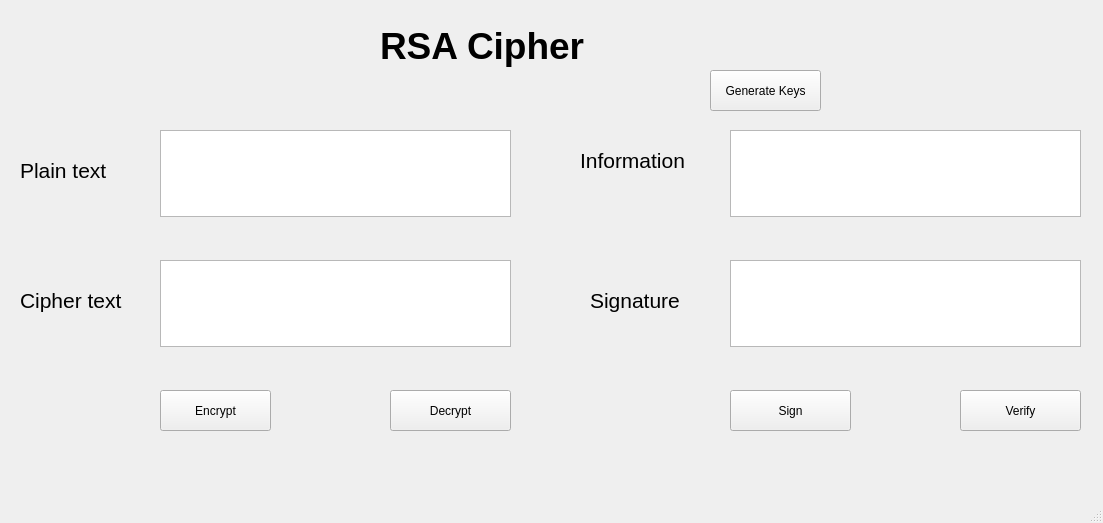
<?xml version="1.0" encoding="UTF-8"?>
<ui version="4.0">
 <class>MainWindow</class>
 <widget class="QMainWindow" name="MainWindow">
  <property name="geometry">
   <rect>
    <x>0</x>
    <y>0</y>
    <width>1103</width>
    <height>523</height>
   </rect>
  </property>
  <property name="windowTitle">
   <string>MainWindow</string>
  </property>
  <widget class="QWidget" name="centralwidget">
   <widget class="QTextEdit" name="txt_plaintext">
    <property name="geometry">
     <rect>
      <x>160</x>
      <y>130</y>
      <width>351</width>
      <height>87</height>
     </rect>
    </property>
   </widget>
   <widget class="QLabel" name="label_2">
    <property name="geometry">
     <rect>
      <x>20</x>
      <y>150</y>
      <width>131</width>
      <height>41</height>
     </rect>
    </property>
    <property name="font">
     <font>
      <pointsize>16</pointsize>
     </font>
    </property>
    <property name="text">
     <string>Plain text</string>
    </property>
   </widget>
   <widget class="QTextEdit" name="txt_ciphertext">
    <property name="geometry">
     <rect>
      <x>160</x>
      <y>260</y>
      <width>351</width>
      <height>87</height>
     </rect>
    </property>
   </widget>
   <widget class="QLabel" name="label_4">
    <property name="geometry">
     <rect>
      <x>20</x>
      <y>280</y>
      <width>151</width>
      <height>41</height>
     </rect>
    </property>
    <property name="font">
     <font>
      <pointsize>16</pointsize>
     </font>
    </property>
    <property name="text">
     <string>Cipher text</string>
    </property>
   </widget>
   <widget class="QLabel" name="label">
    <property name="geometry">
     <rect>
      <x>380</x>
      <y>10</y>
      <width>341</width>
      <height>71</height>
     </rect>
    </property>
    <property name="font">
     <font>
      <pointsize>28</pointsize>
      <weight>75</weight>
      <bold>true</bold>
     </font>
    </property>
    <property name="text">
     <string>RSA Cipher</string>
    </property>
   </widget>
   <widget class="QPushButton" name="btn_generate">
    <property name="geometry">
     <rect>
      <x>710</x>
      <y>70</y>
      <width>111</width>
      <height>41</height>
     </rect>
    </property>
    <property name="text">
     <string>Generate Keys</string>
    </property>
   </widget>
   <widget class="QTextEdit" name="txt_information">
    <property name="geometry">
     <rect>
      <x>730</x>
      <y>130</y>
      <width>351</width>
      <height>87</height>
     </rect>
    </property>
   </widget>
   <widget class="QTextEdit" name="txt_signature">
    <property name="geometry">
     <rect>
      <x>730</x>
      <y>260</y>
      <width>351</width>
      <height>87</height>
     </rect>
    </property>
   </widget>
   <widget class="QLabel" name="label_3">
    <property name="geometry">
     <rect>
      <x>580</x>
      <y>140</y>
      <width>151</width>
      <height>41</height>
     </rect>
    </property>
    <property name="font">
     <font>
      <pointsize>16</pointsize>
     </font>
    </property>
    <property name="text">
     <string>Information</string>
    </property>
   </widget>
   <widget class="QLabel" name="label_5">
    <property name="geometry">
     <rect>
      <x>590</x>
      <y>280</y>
      <width>131</width>
      <height>41</height>
     </rect>
    </property>
    <property name="font">
     <font>
      <pointsize>16</pointsize>
     </font>
    </property>
    <property name="text">
     <string>Signature</string>
    </property>
   </widget>
   <widget class="QPushButton" name="btn_encrypt">
    <property name="geometry">
     <rect>
      <x>160</x>
      <y>390</y>
      <width>111</width>
      <height>41</height>
     </rect>
    </property>
    <property name="text">
     <string>Encrypt</string>
    </property>
   </widget>
   <widget class="QPushButton" name="btn_decrypt">
    <property name="geometry">
     <rect>
      <x>390</x>
      <y>390</y>
      <width>121</width>
      <height>41</height>
     </rect>
    </property>
    <property name="text">
     <string>Decrypt</string>
    </property>
   </widget>
   <widget class="QPushButton" name="btn_sign">
    <property name="geometry">
     <rect>
      <x>730</x>
      <y>390</y>
      <width>121</width>
      <height>41</height>
     </rect>
    </property>
    <property name="text">
     <string>Sign</string>
    </property>
   </widget>
   <widget class="QPushButton" name="btn_verify">
    <property name="geometry">
     <rect>
      <x>960</x>
      <y>390</y>
      <width>121</width>
      <height>41</height>
     </rect>
    </property>
    <property name="text">
     <string>Verify</string>
    </property>
   </widget>
  </widget>
  <widget class="QMenuBar" name="menubar">
   <property name="geometry">
    <rect>
     <x>0</x>
     <y>0</y>
     <width>1103</width>
     <height>26</height>
    </rect>
   </property>
  </widget>
  <widget class="QStatusBar" name="statusbar"/>
 </widget>
 <resources/>
 <connections/>
</ui>
